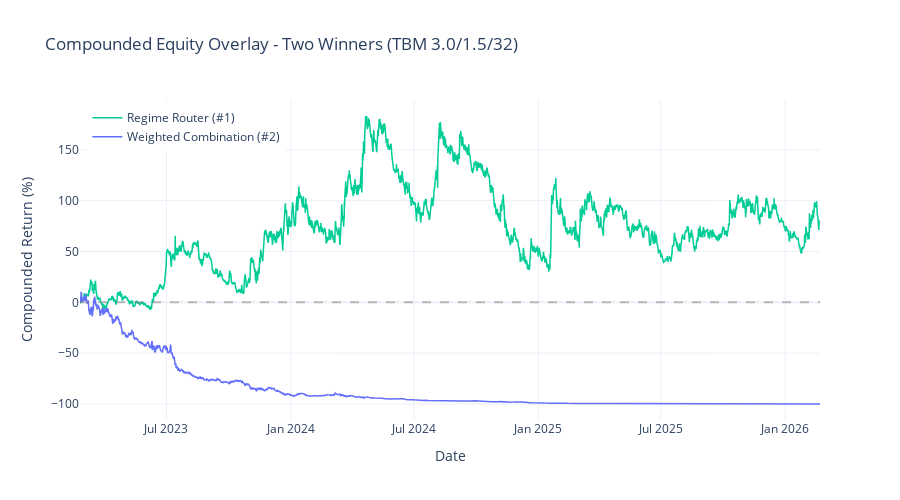

The notebook cell saved with this chart:
### Code cell
# Overlay comparison - compounded
fig2 = go.Figure()

for name, df in strategies.items():
    cum_pnl = (1 + df['net_trade_return']).cumprod() - 1
    fig2.add_trace(
        go.Scatter(
            x=df['entry_ts'],
            y=cum_pnl * 100,
            mode='lines',
            name=name,
            line=dict(color=colors[name], width=1.5),
        )
    )

fig2.add_hline(y=0, line_dash='dash', line_color='gray', opacity=0.5)

fig2.update_layout(
    height=500,
    title_text='Compounded Equity Overlay - Two Winners (TBM 3.0/1.5/32)',
    yaxis_title='Compounded Return (%)',
    xaxis_title='Date',
    template='plotly_white',
    legend=dict(x=0.01, y=0.99),
)

fig2.show()

### Figure 1 — Plotly figure (JSON) as saved in the notebook; plotly's stock layout.template omitted (floating-point values rounded to 4 significant figures; data arrays with more than 128 entries replaced by an {"elided": "..."} marker saying what was removed)
{"data": [{"line": {"color": "#00CC96", "width": 1.5}, "mode": "lines", "name": "Regime Router (#1)", "type": "scatter", "x": {"elided": "4299 str values"}, "y": {"elided": "4299 float values"}}, {"line": {"color": "#636EFA", "width": 1.5}, "mode": "lines", "name": "Weighted Combination (#2)", "type": "scatter", "x": {"elided": "7357 str values"}, "y": {"elided": "7357 float values"}}], "layout": {"height": 500, "legend": {"x": 0.01, "y": 0.99}, "shapes": [{"line": {"color": "gray", "dash": "dash"}, "opacity": 0.5, "type": "line", "x0": 0, "x1": 1, "xref": "x domain", "y0": 0, "y1": 0, "yref": "y"}], "title": {"text": "Compounded Equity Overlay - Two Winners (TBM 3.0/1.5/32)"}, "xaxis": {"title": {"text": "Date"}}, "yaxis": {"title": {"text": "Compounded Return (%)"}}}}
